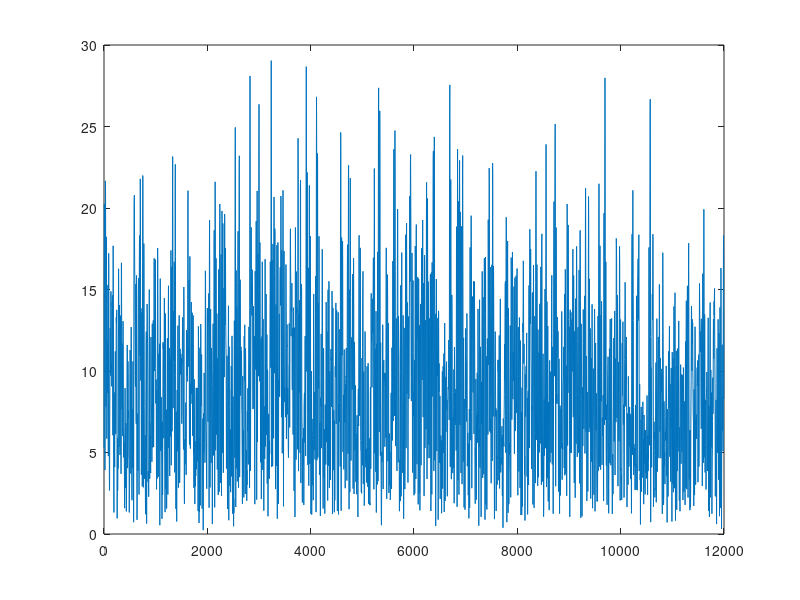
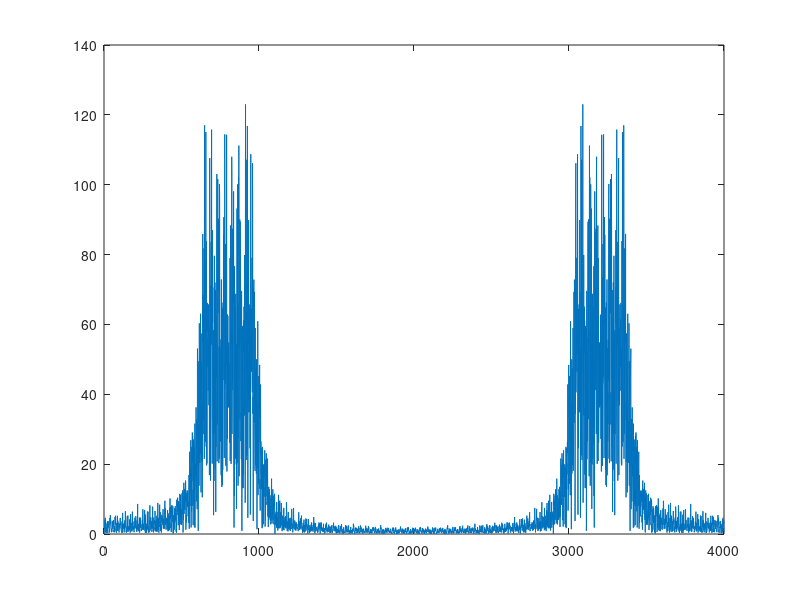
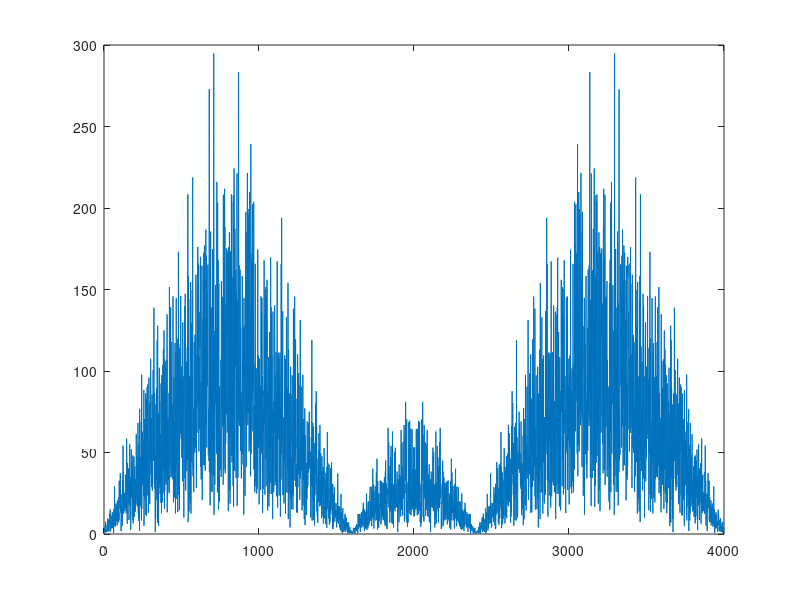
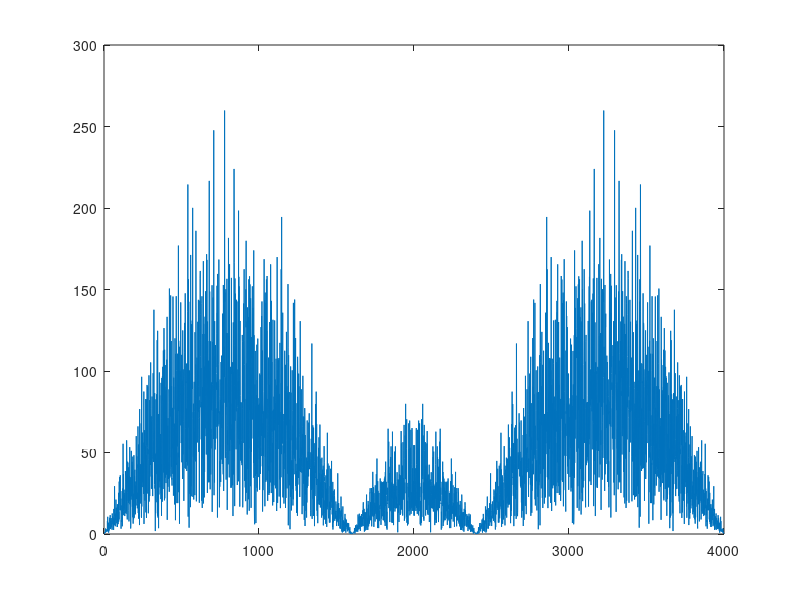

Write the MATLAB code that produced these figures, in order. (Note: this script raises an error after producing the figures.)
%LFM测速测距代码
clear all;close all;
fc=2.06e9;                 %载波频率    
Br=5e6;                 %带宽
fs=10*Br;               %采样频率
Tp=5e-6;                %脉宽
Kr=Br/Tp;               %频率变化率
c=3e8;                  %光速
lamda=c/fc;             %波长
N_mc=1;
PRF=2000;
Tr=1/PRF;
t=0:1/fs:15*Tp+Tp-1/fs;      %采样时间
N_r=length(t);          %采样点数
N_target=5;             %目标个数
Rmax=c/2*15*Tp;                             %目标最大距离（本来应该是1/2*c*Tr，但是采样时间限制了不可能那么大）
R_t=Rmax*abs(rand(1,N_target));             %目标的距离（这样以来目标的距离一定是小于最大距离的）
RCS_t=ones(1,N_target);    %目标RCS，幅度为10，相位在（0,2pi）之间随机分布
Vmax=lamda*PRF/2;                           %目标最大速度，最大测速范围满足在第一盲速之内
v=Vmax*((1+rand(1,N_target))/2);            %目标速度（这样以来目标的速度一定是小于第一盲速的），每一个目标都有一个自己的速度，对应一个矩阵
%% 生成目标矩阵
sr=zeros(N_mc,N_r); %N_mc 脉冲个数   N_r 采样点数
for i=1:N_mc
    ta=(i-1)*Tr;
    sri=0;%每一次从内层for循环出来之后，我们认为上一个脉冲的回波不会干扰到下一个脉冲的回波
    %%内层for循环，一个目标一个目标来研究，对应每一个回波脉冲是由每一个目标回波之和组成
    for k=1:N_target
        tao=2*(R_t(k)-v(k).*(ta))/c;
        srj=RCS_t(k).*rectpuls(t-tao-Tp/2,Tp).*cos(2*pi*fc*(t-tao)+pi*Kr.*(t-tao-Tp/2).^2);
        sri=sri+srj;
    end
    %%外层for循环，不同的脉冲，对应的ta是不同值，再代入来计算回波
    sr(i,:)=sri;
end

                    
%% 通信信号 采用QPSK调制
Tc=1e-7;                %码元周期
Bc=1/Tc;
N=16*fix(Tp/Tc);
bitstream=randi([0,1],1,2*N);%随机产生的比特数0、1
bitstream=2*bitstream-1;%单极性变为双极性（0到-1；1到1）
I=[];Q=[];
%奇数进I路,偶数进Q路
for i=1:2*N
    if mod(i,2)~=0
        I=[I,bitstream(i)];
    else
        Q=[Q,bitstream(i)];
    end
end
bit_t=0:1/fs:Tc-1/fs;%定义一个码元的时间轴
carrier=[];
for i=1:N
    carrier=[carrier,(I(i)+j*Q(i))*exp(j*2*pi*fc*(bit_t+(i-1)*Tc))];%Q路载波信号
end
%传输信号
QPSK_signal=real(carrier);
receive_signal=QPSK_signal+sr;
%% 未处理信号脉冲压缩
st=rectpuls(t-Tp/2,Tp).*exp(1i*pi*2*Kr*(t-Tp/2).^2);%参考信号 时域 也就是匹配滤波器的时域
stf=conj(fft(st));%匹配滤波器的频域特性
for i=1:N_mc
    sr_before_yasuo(i,:)=ifft(fft(receive_signal(i,:)).*stf);  %分别对每一行脉冲压缩 频域脉冲压缩          
end  
figure;
plot(t*c/2,abs(sr_before_yasuo(1,:)))   

%% 联合雷达信号通信信号处理
receive_signal=QPSK_signal+sr;
figure;
plot(abs(fft(sr)));
figure;
plot(abs(fft(receive_signal)));
figure;
plot(abs(fft(QPSK_signal)));

rece_I_down=receive_signal.*(cos(2*pi*fc*t));
figure;
plot(abs(fft(rece_I_down)));
rece_fliterI_signal=lowpass(rece_I_down,0.85*Bc,fs);
rece_fliterI_signal=2*rece_fliterI_signal;
rece_Q_down=receive_signal.*(cos(2*pi*fc*t+pi/2));
figure;
plot(abs(fft(rece_Q_down)));
rece_fliterQ_signal=lowpass(rece_Q_down,0.85*Bc,fs);
rece_fliterQ_signal=2*rece_fliterQ_signal;
rece_signal_sum=rece_fliterI_signal.^2+rece_fliterQ_signal.^2-3;
rece_signal_sum=abs(rece_signal_sum.^2-4);
%% 脉冲压缩

for i=1:N_mc
    sr_yasuo(i,:)=ifft(fft(rece_signal_sum(i,:)).*stf);  %分别对每一行脉冲压缩 频域脉冲压缩          
end               
figure;
plot(t*c/2,abs(sr_yasuo(1,:)))   
rece_signal_down=receive_signal.*(cos(2*pi*fc*t));
figure;
plot(abs(fft(rece_signal_down)));
rece_fliter_signal=lowpass(rece_signal_down,Bc,fs);

